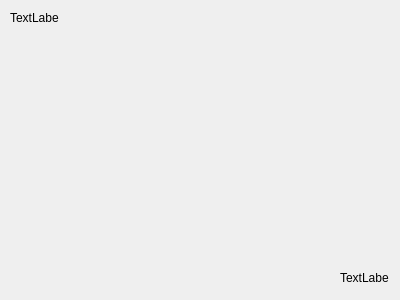
<?xml version="1.0" encoding="UTF-8"?>
<ui version="4.0">
 <class>ChartForm</class>
 <widget class="QDialog" name="ChartForm">
  <property name="geometry">
   <rect>
    <x>0</x>
    <y>0</y>
    <width>400</width>
    <height>300</height>
   </rect>
  </property>
  <property name="windowTitle">
   <string>Dialog</string>
  </property>
  <widget class="QLabel" name="label">
   <property name="geometry">
    <rect>
     <x>10</x>
     <y>10</y>
     <width>49</width>
     <height>16</height>
    </rect>
   </property>
   <property name="text">
    <string>TextLabel</string>
   </property>
  </widget>
  <widget class="QLabel" name="label_2">
   <property name="geometry">
    <rect>
     <x>340</x>
     <y>270</y>
     <width>49</width>
     <height>16</height>
    </rect>
   </property>
   <property name="text">
    <string>TextLabel</string>
   </property>
  </widget>
  <widget class="QWidget" name="gridLayoutWidget">
   <property name="geometry">
    <rect>
     <x>10</x>
     <y>30</y>
     <width>381</width>
     <height>231</height>
    </rect>
   </property>
   <layout class="QGridLayout" name="gridLayout"/>
  </widget>
 </widget>
 <resources/>
 <connections/>
</ui>
